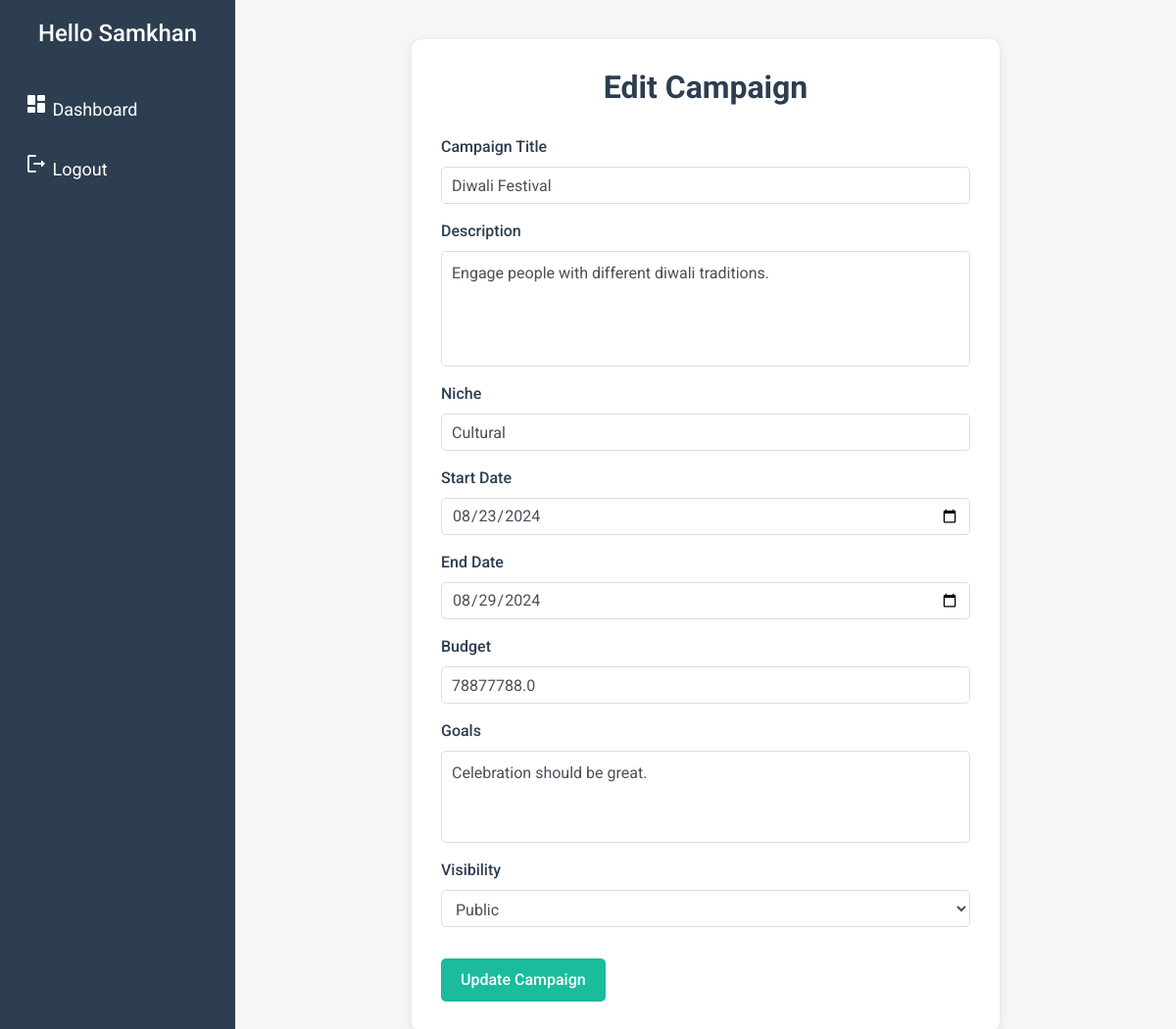
/edit_campaign/1 (signed in), run on the app's committed database.
### models.py (models this page shows)
class User(UserMixin, db.Model):
    id = db.Column(db.Integer, primary_key=True)
    username = db.Column(db.String(150), unique=True, nullable=False)
    email = db.Column(db.String(150), unique=True, nullable=False)
    password = db.Column(db.String(150), nullable=False)
    user_type = db.Column(db.String(50), nullable=False)
    campaigns = db.relationship('Campaign', backref='sponsor', lazy=True)
    ad_requests = db.relationship('AdRequest', backref='influencer', lazy=True, foreign_keys='AdRequest.influencer_id')
    influencer_profile = db.relationship('InfluencerProfile', backref='user_profile', overlaps="influencer_profile_data,user", uselist=False)

class Campaign(db.Model):
    id = db.Column(db.Integer, primary_key=True)
    title = db.Column(db.String(150), nullable=False)
    description = db.Column(db.Text, nullable=False)
    niche = db.Column(db.String(100), nullable=False)
    start_date = db.Column(db.DateTime, nullable=False)
    end_date = db.Column(db.DateTime, nullable=False)
    budget = db.Column(db.Float, nullable=False)
    goals = db.Column(db.Text, nullable=False)
    visibility = db.Column(db.String(50), nullable=False)
    sponsor_id = db.Column(db.Integer, db.ForeignKey('user.id'), nullable=False)
    ad_requests = db.relationship('AdRequest', backref='campaign', lazy=True)

### app.py (the view, shortened to what this page needs)
@app.route('/edit_campaign/<int:campaign_id>', methods=['GET', 'POST'])
@login_required
def edit_campaign(campaign_id):
    if current_user.user_type != 'sponsor':
        return redirect(url_for('index'))
    campaign = Campaign.query.get_or_404(campaign_id)
    if campaign.sponsor_id != current_user.id:
        return redirect(url_for('sponsor_dashboard'))
    return render_template('edit_campaign.html', campaign=campaign)

### app.py (called while the page is built)
@login_manager.user_loader
def load_user(user_id):
    return User.query.get(int(user_id))

### templates/edit_campaign.html (shortened to what this page needs)
<!DOCTYPE html>
<html lang="en">
<head>
    <link href="https://stackpath.bootstrapcdn.com/bootstrap/4.5.2/css/bootstrap.min.css" rel="stylesheet">
</head>
<body>
    <div class="sidenav">
        <h4>Hello {{ current_user.username }}</h4>
        <a href="{{ url_for('sponsor_dashboard') }}"><span class="material-icons-round">dashboard</span> Dashboard</a>
        <a href="{{ url_for('logout') }}"><span class="material-icons-round">logout</span> Logout</a>
    </div>
    <div class="main-content">
        <div class="container">
            <h2>Edit Campaign</h2>
            <form action="{{ url_for('edit_campaign', campaign_id=campaign.id) }}" method="POST">
                <div class="form-group">
                    <label for="title">Campaign Title</label>
                    <input type="text" class="form-control" id="title" name="title" value="{{ campaign.title }}" required>
                </div>
                <div class="form-group">
                    <label for="description">Description</label>
                    <textarea class="form-control" id="description" name="description" rows="4" required>{{ campaign.description }}</textarea>
                </div>
                <div class="form-group">
                    <label for="niche">Niche</label>
                    <input type="text" class="form-control" id="niche" name="niche" value="{{ campaign.niche }}" required>
                </div>
                <div class="form-group">
                    <label for="start_date">Start Date</label>
                    <input type="date" class="form-control" id="start_date" name="start_date" value="{{ campaign.start_date.strftime('%Y-%m-%d') }}" required>
                </div>
                <div class="form-group">
                    <label for="end_date">End Date</label>
                    <input type="date" class="form-control" id="end_date" name="end_date" value="{{ campaign.end_date.strftime('%Y-%m-%d') }}" required>
                </div>
                <div class="form-group">
                    <label for="budget">Budget</label>
                    <input type="number" class="form-control" id="budget" name="budget" value="{{ campaign.budget }}" required>
                </div>
                <div class="form-group">
                    <label for="goals">Goals</label>
                    <textarea class="form-control" id="goals" name="goals" rows="3" required>{{ campaign.goals }}</textarea>
                </div>
                <div class="form-group">
                    <label for="visibility">Visibility</label>
                    <select class="form-control" id="visibility" name="visibility" required>
                        <option value="public" {% if campaign.visibility == 'public' %}selected{% endif %}>Public</option>
                    </select>
                </div>
                <button type="submit" class="btn btn-primary mt-3">Update Campaign</button>
            </form>
        </div>
    </div>
</body>
</html>

### templates/edit_campaign.html (style rules this page uses)
body { font-family: 'Roboto', sans-serif; margin: 0; padding: 0; background-color: #f4f7f6; }
.sidenav { width: 240px; height: 100%; position: fixed; background-color: #2c3e50; padding-top: 20px; color: white; }
.sidenav h4 { text-align: center; margin-bottom: 30px; }
.sidenav a { padding: 15px 25px; text-decoration: none; font-size: 18px; color: white; display: block; transition: background-color 0.3s; }
.main-content { margin-left: 240px; padding: 40px; background-color: #f4f7f6; }
.container { max-width: 600px; margin: auto; background-color: white; padding: 30px; border-radius: 10px; box-shadow: 0 2px 10px rgba(0, 0, 0, 0.1); }
h2 { text-align: center; margin-bottom: 30px; font-weight: 700; color: #2c3e50; }
.form-group label { font-weight: 500; color: #2c3e50; }
.btn-primary { background-color: #1abc9c; border: none; padding: 10px 20px; border-radius: 5px; cursor: pointer; font-weight: 500; transition: background-color 0.3s; }
.form-control { border-radius: 5px; border: 1px solid #dcdde1; padding: 10px; font-size: 16px; }
.form-group textarea { resize: none; }

### data on the page
User: username "Samkhan"
Campaign: title "Diwali Festival", description "Engage people with different diwali traditions.", niche "Cultural", start_date "08/23/2024", end_date "08/29/2024", budget "78877788.0", goals "Celebration should be great.", visibility "Public"
